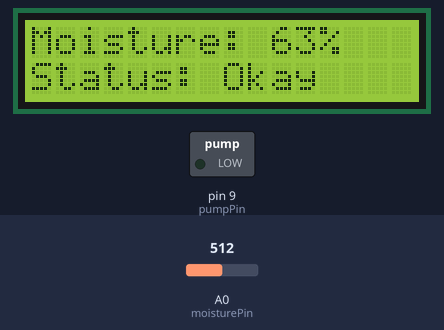
A sketch run on a simulated Arduino Uno, built with avr-gcc and run on an emulated ATmega328P. On the bench: 16×2 character LCD, switched loads named in the sketch (green lamp = pin HIGH). The inputs (shaded band) are chosen by the test bench; at power-on: A0 (moisturePin) = 512.

Above: at 1.2 s.
1.3 s: A0 (moisturePin) set to 675
At 2.3 s:
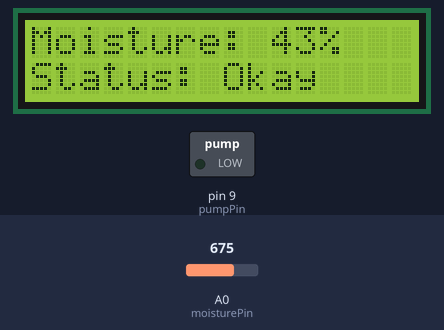
3.0 s: A0 (moisturePin) set to 711
At 4.1 s:
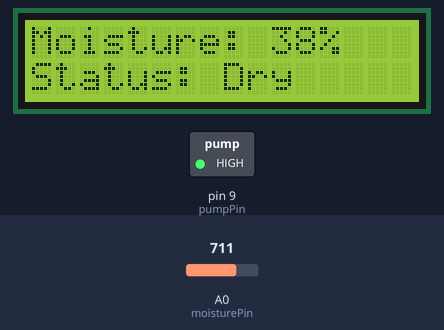
4.6 s: A0 (moisturePin) set to 306
At 5.8 s:
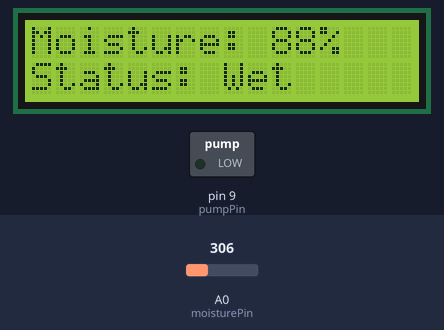
6.3 s: A0 (moisturePin) set to 439
At 7.6 s:
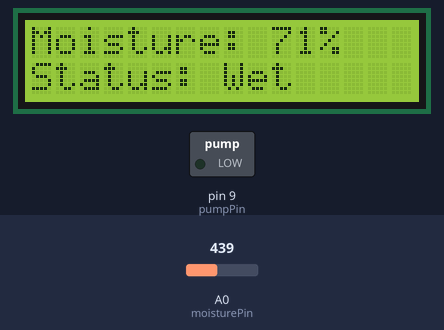
7.9 s: A0 (moisturePin) set to 460
At 9.3 s:
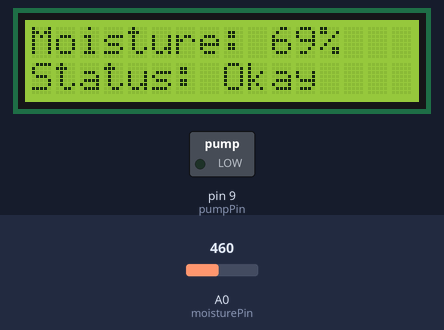
9.6 s: A0 (moisturePin) set to 716
At 11.2 s:
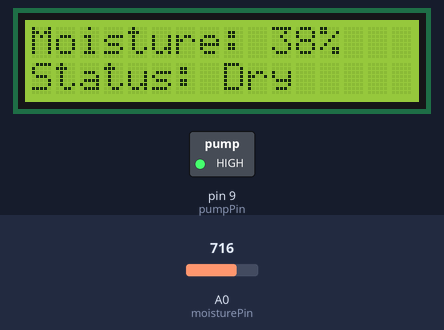
Timing chart, 0 to 12.2 s (numbered marks = the images above; inputs shaded):
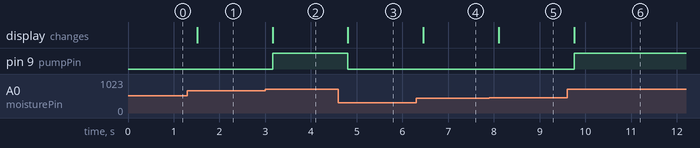

The sketch:

watering_system.ino
```cpp
#include <LiquidCrystal.h>

// LCD pins: RS, E, D4, D5, D6, D7
LiquidCrystal lcd(12, 11, 5, 4, 3, 2);

const int moisturePin = A0;
const int maxSensor     = 1023; // dry
const int minSensor     = 200;  // wet

const int pumpPin       = 9;    // transistor base drive (change if needed)

void setup() {
  lcd.begin(16, 2);        // 16x2 display
  pinMode(pumpPin, OUTPUT);
  digitalWrite(pumpPin, LOW); // ensure pump is off at start
}

void loop() {
  int moistureRaw = analogRead(moisturePin);

  // Convert raw to percentage: 100% = wet, 0% = dry
  int moisturePercent = map(moistureRaw, minSensor, maxSensor, 100, 0);
  moisturePercent = constrain(moisturePercent, 0, 100); // keep within bounds

  String status;
  if (moisturePercent > 70) {
    status = "Wet";
  } else if (moisturePercent > 40) {
    status = "Okay";
  } else {
    status = "Dry";
  }

  // Display on LCD
  lcd.clear();
  lcd.setCursor(0, 0);
  lcd.print("Moisture: ");
  lcd.print(moisturePercent);
  lcd.print("%");

  lcd.setCursor(0, 1);
  lcd.print("Status: ");
  lcd.print(status);

  // Pump control: turn on when Dry, off otherwise
  if (moisturePercent <= 40) {
    digitalWrite(pumpPin, HIGH); // pump ON
  } else {
    digitalWrite(pumpPin, LOW);  // pump OFF
  }

  delay(200);
}
```

Measured:
- the behaviour switches between 693 and 694 on A0 (moisturePin) (found by bisection; images 1 and 2)
- the behaviour switches between 446 and 447 on A0 (moisturePin) (found by bisection; images 4 and 5)
- after the input at 1.3 s, the display: changes after 0.21 s (image 1)
- after the input at 3.0 s, pin 9 (pumpPin): LOW → HIGH after 0.16 s; the display: changes after 0.16 s (image 2)
- after the input at 4.6 s, pin 9 (pumpPin): HIGH → LOW after 0.21 s; the display: changes after 0.21 s (image 3)
- after the input at 6.3 s, the display: changes after 0.16 s (image 4)
- after the input at 7.9 s, the display: changes after 0.20 s (image 5)
- after the input at 9.6 s, pin 9 (pumpPin): LOW → HIGH after 0.15 s; the display: changes after 0.15 s (image 6)
